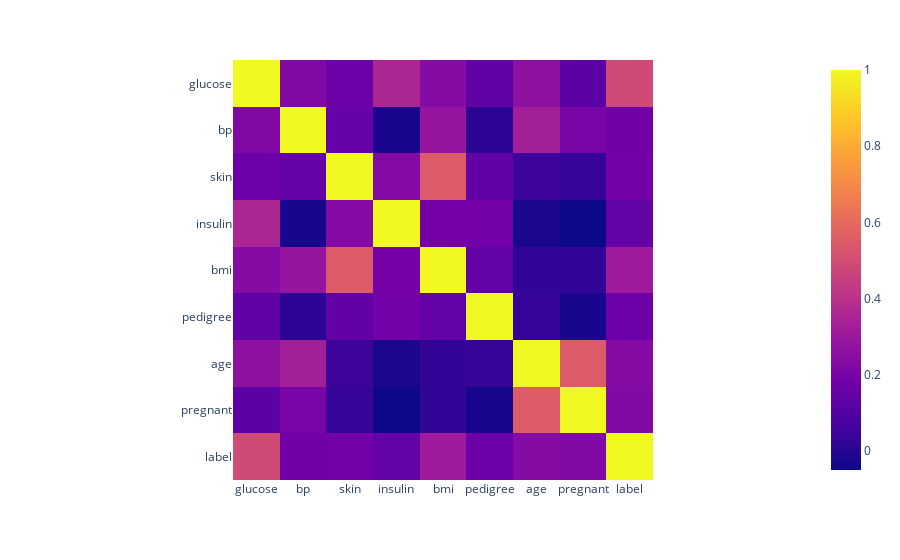

Write notebook code for a chart like this one.
### Markdown cell above
To display the correlation matrix as a heatmap:

- with `px` do `imshow` using
    - `corr`
    - A freestyle block **with a notch on the right** containing `x=`, connected to `from corr get columns`
    - A freestyle block **with a notch on the right** containing `y=`, connected to `from corr get columns`

### Code cell
px.imshow(corr,x= (corr.columns),y= (corr.columns))

#<xml xmlns="https://developers.google.com/blockly/xml"><variables><variable id="+yh,Zg{hON]zy6D~.rH#">px</variable><variable id="dT?/6EKjd+)rT`THc*Qp">corr</variable></variables><block type="varDoMethod" id="7PkTI5@+A6#C}J7CTmyF" x="0" y="0"><mutation items="3"></mutation><field name="VAR" id="+yh,Zg{hON]zy6D~.rH#">px</field><field name="MEMBER">imshow</field><data>px:imshow</data><value name="ADD0"><block type="variables_get" id="DrBaD`rGEl+a=qpT5bB%"><field name="VAR" id="dT?/6EKjd+)rT`THc*Qp">corr</field></block></value><value name="ADD1"><block type="valueOutputCodeBlock" id=":t|BUn$4=yp,Djax!iYN"><field name="CODE">x=</field><value name="INPUT"><block type="varGetProperty" id="CpA=c^{:N7|bZ;w+s7iF"><field name="VAR" id="dT?/6EKjd+)rT`THc*Qp">corr</field><field name="MEMBER">columns</field><data>corr:columns</data></block></value></block></value><value name="ADD2"><block type="valueOutputCodeBlock" id="v7C?W!4JXSX2V]}+b}D,"><field name="CODE">y=</field><value name="INPUT"><block type="varGetProperty" id="@6I4JtsNe;G~mlkM.aG{"><field name="VAR" id="dT?/6EKjd+)rT`THc*Qp">corr</field><field name="MEMBER">columns</field><data>corr:columns</data></block></value></block></value></block></xml>

### Figure 1 — Plotly figure (JSON) as saved in the notebook; plotly's stock layout.template omitted (floating-point values rounded to 4 significant figures)
{"data": [{"coloraxis": "coloraxis", "hovertemplate": "x: %{x}<br>y: %{y}<br>color: %{z}<extra></extra>", "name": "0", "type": "heatmap", "x": ["glucose", "bp", "skin", "insulin", "bmi", "pedigree", "age", "pregnant", "label"], "xaxis": "x", "y": ["glucose", "bp", "skin", "insulin", "bmi", "pedigree", "age", "pregnant", "label"], "yaxis": "y", "z": [[1.0, 0.2222, 0.1685, 0.3539, 0.2353, 0.1355, 0.2609, 0.1264, 0.4911], [0.2222, 1.0, 0.1537, -0.02589, 0.2873, 0.01514, 0.3268, 0.2066, 0.1772], [0.1685, 0.1537, 1.0, 0.2301, 0.5492, 0.1419, 0.04856, 0.03676, 0.1836], [0.3539, -0.02589, 0.2301, 1.0, 0.1906, 0.1835, -0.02338, -0.0491, 0.1441], [0.2353, 0.2873, 0.5492, 0.1906, 1.0, 0.1451, 0.02473, 0.02364, 0.3142], [0.1355, 0.01514, 0.1419, 0.1835, 0.1451, 1.0, 0.03324, -0.02701, 0.1671], [0.2609, 0.3268, 0.04856, -0.02338, 0.02473, 0.03324, 1.0, 0.5493, 0.2351], [0.1264, 0.2066, 0.03676, -0.0491, 0.02364, -0.02701, 0.5493, 1.0, 0.2254], [0.4911, 0.1772, 0.1836, 0.1441, 0.3142, 0.1671, 0.2351, 0.2254, 1.0]]}], "layout": {"coloraxis": {"colorscale": [[0, "#0d0887"], [0.1111, "#46039f"], [0.2222, "#7201a8"], [0.3333, "#9c179e"], [0.4444, "#bd3786"], [0.5556, "#d8576b"], [0.6667, "#ed7953"], [0.7778, "#fb9f3a"], [0.8889, "#fdca26"], [1, "#f0f921"]]}, "margin": {"t": 60}, "xaxis": {"anchor": "y", "constrain": "domain", "domain": [0, 1], "scaleanchor": "y"}, "yaxis": {"anchor": "x", "autorange": "reversed", "constrain": "domain", "domain": [0, 1]}}}
